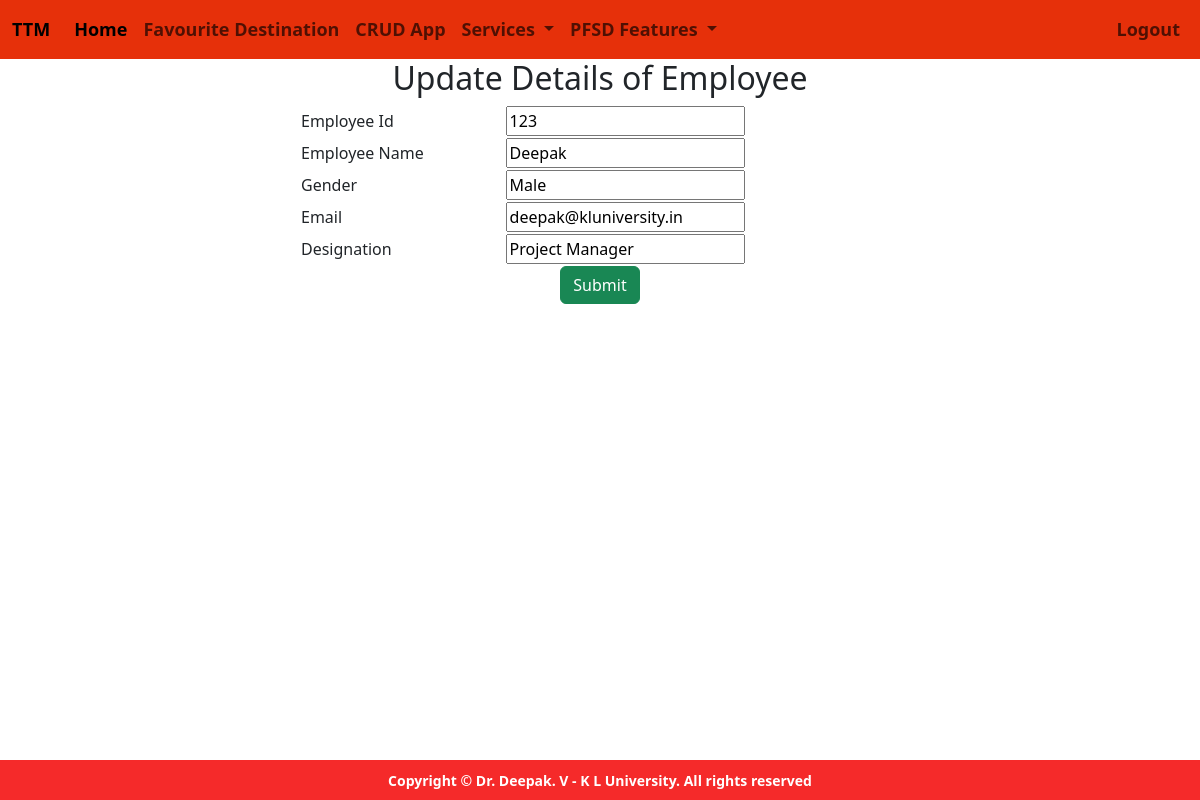
Screenshot of /app/edit/1 with the database file from the repository.
### crud_app/models.py (models this page shows)
class Employee(models.Model):
    EmpId = models.CharField(max_length=3)
    EmpName = models.CharField(max_length=200)
    EmpGender = models.CharField(max_length=10)
    EmpEmail = models.EmailField()
    EmpDesignation = models.CharField(max_length=150)
    class Meta:
        db_table="Employee"

### crud_app/views.py (the view, shortened to what this page needs)
# urls.py: path('edit/<int:pk>', views.edit_emp, name='edit-emp'),
def edit_emp(request,pk):
    employees = Employee.objects.get(id=pk)
    context = {
        'employees': employees,
    }
    return render(request,'edit.html',context)

### templates/edit.html (shortened to what this page needs)
{% extends 'Navbar.html' %}
{% block body %}
    <h2 style="text-align:center"> Update Details of Employee </h2>
    <form method="POST">
        <table style="width:50%" align="center">
            <tr>
                <td>Employee Id</td>
                <td><input type="text" value="{{ employees.EmpId }}" name="EmpId"></td>
            </tr>
            <tr>
                <td>Employee Name</td>
                <td><input type="text" value="{{ employees.EmpName }}" name="EmpName"></td>
            </tr>
            <tr>
                <td>Gender</td>
                <td><input type="text" value="{{ employees.EmpGender }}" name="EmpGender"></td>
            </tr>
            <tr>
                <td>Email</td>
                <td><input type="email" value="{{ employees.EmpEmail }}" name="EmpEmail"></td>
            </tr>
            <tr>
                <td>Designation</td>
                <td><input type="text" value="{{ employees.EmpDesignation }}" name="EmpDesignation"></td>
            </tr>
            <tr>
                <td colspan="2" align="center"><input type="submit" class="btn btn-success"></td>
            </tr>
        </table>
    </form>
{% endblock %}

### rows the page displays
Employee: EmpId "123", EmpName "Deepak", EmpGender "Male", EmpEmail "deepak@kluniversity.in", EmpDesignation "Project Manager"
